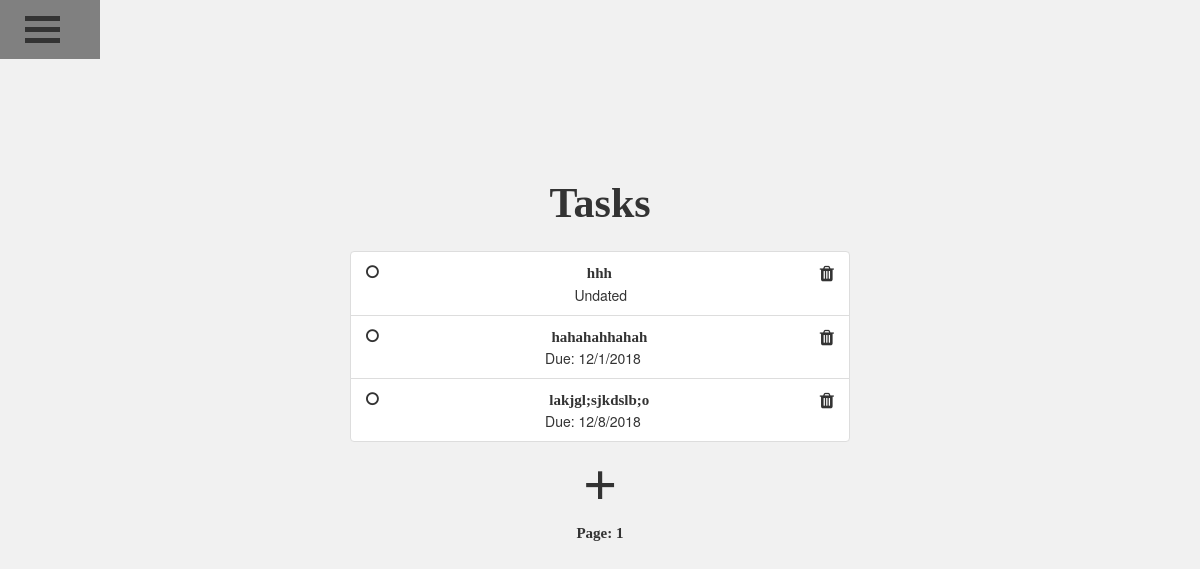
Before: /todo_list (signed in) with the older database file.
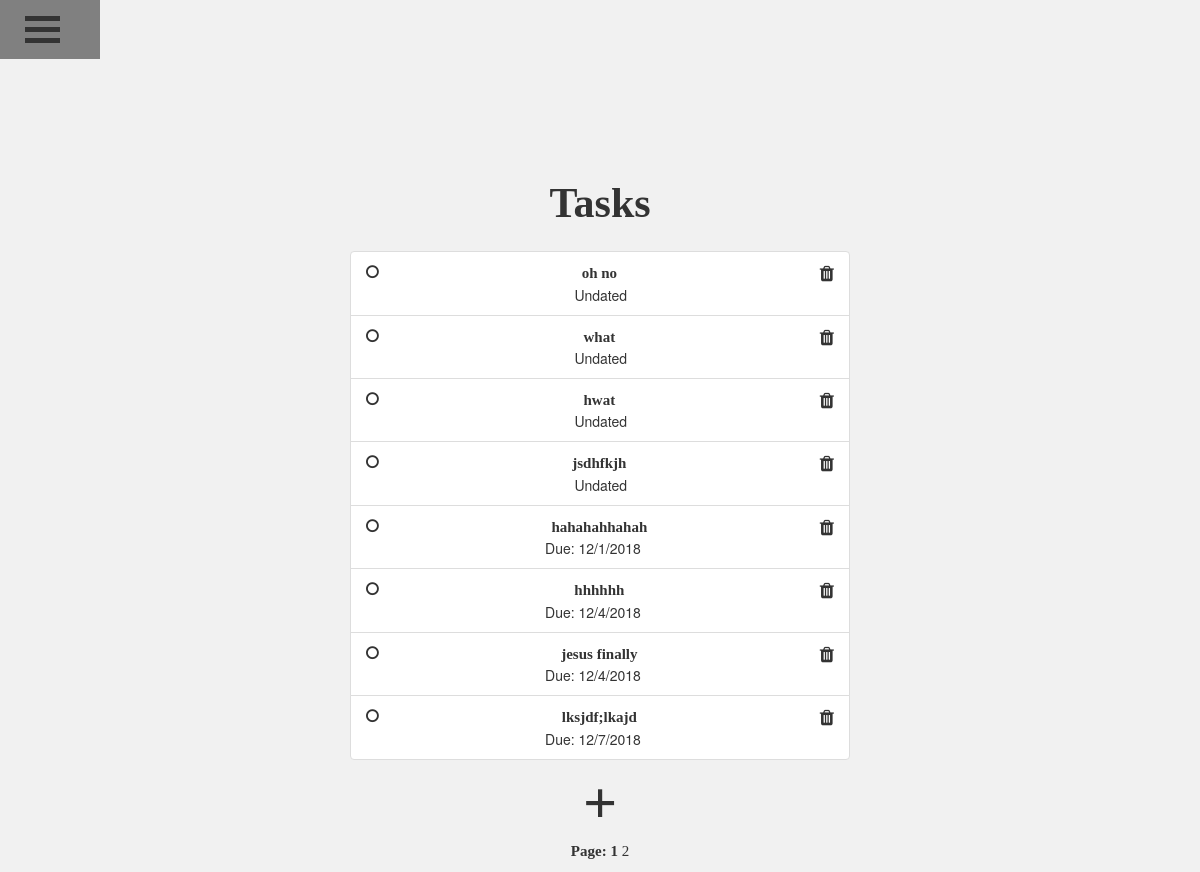
After: the same page with the newer database file.
### Application/models.py (models this page shows)
class Task(db.Model):
	id = db.Column(db.Integer, primary_key=True)
	title = db.Column(db.String(20))
	description = db.Column(db.String(200))
	complete = db.Column(db.Boolean, nullable=False, default=False)
	due = db.Column(db.DateTime, nullable=True)
	user = db.Column(db.Integer, db.ForeignKey('user.id'), nullable=False)

### Application/routes.py (the view)
@application.route('/todo_list')
@login_required
def ToDoList():
	page = request.args.get('page', 1, type=int)
	tasks = Task.query.filter_by(author=current_user)\
	.order_by(Task.due.asc())\
	.paginate(page=page, per_page=8)
	return render_template('/todo_list.html', title='ToDoList', tasks=tasks, user=current_user)

### Application/models.py (called while the page is built)
@login_manager.user_loader # loads in user
def load_user(user_id):
	return User.query.get(int(user_id))

### Application/templates/todo_list.html (shortened to what this page needs)
{% extends "layout.html" %}
{% block content %}
<link rel="stylesheet" href="https://cdnjs.cloudflare.com/ajax/libs/font-awesome/4.7.0/css/font-awesome.min.css">
<div align="center">
    <div class="row">
	    <div class="col-sm">
		    <h2>Tasks</h2>
	    </div>
    </div>
    <div class="list-group-flush" id="tasks" style="padding-top: 15px">
		{% for task in tasks.items %}
            <div class="list-group-item list-group-item-primary">
				<a href="/task/{{ task.id }}/delete" style="float: right; font-size: 18px"><i class="fa fa-trash"></i></a>
				{% if task.complete %}
	                <a href="/task/{{ task.id }}/complete" style="float: left">
						<div id="checking" onclick="checked(this)">
							<i class="fa fa-dot-circle-o"></i>
						</div>
					</a>
	            	<a style="text-decoration: line-through;" href="{{ url_for('view', task_id=task.id )}}" target="_blank">{{ task.title }}</a><br>
				{% else %}
					<a href="/task/{{ task.id }}/complete" style="float: left">
						<div id="checking" onclick="checked(this)">
							<i class="fa fa-circle-o"></i>
						</div>
					</a>
					<a style="text-decoration: none;" href="{{ url_for('view', task_id=task.id )}}" target="_blank">{{ task.title }}</a><br>
				{% endif %}
				{% if task.due != None %}
					Due: {{ task.due.month|string+'/'+task.due.day|string+'/'+ task.due.year|string }}<br>
				{% else %}
					&nbsp;&nbsp;&nbsp;&nbsp;Undated<br>
				{% endif %}
	        </div>
		{% endfor %}
    </div>
</div>
<div align="center" style="padding-bottom: 15px;">
    <form method='GET' action ='/task/new'>
   		<button href="/task/new" class="addButton">+</button>
   	</form>
</div>
    <p align="center">Page:
    {% for page_num in tasks.iter_pages(left_edge=1, right_edge=1, left_current=1, right_current=2) %}
    	{% if page_num %}
    		{% if tasks.page == page_num %}
				<a href="{{ url_for('ToDoList', page=page_num) }}" style="font-weight: bold;">{{ page_num }}</a>
			{% else %}
				<a href="{{ url_for('ToDoList', page=page_num) }}" style="font-weight: normal;">{{ page_num }}</a>
			{% endif %}
		{% else %}
			...
		{% endif %}
	{% endfor %}</p>
{% endblock content %}

### Application/templates/layout.html (shortened to what this page needs)
<!DOCTYPE html>
<html>
<head>
    <link rel="stylesheet" href="https://maxcdn.bootstrapcdn.com/bootstrap/3.3.7/css/bootstrap.min.css">
	<link rel="stylesheet" media="screen" href="https://fontlibrary.org/face/now" type="text/css"/>
    <link rel="stylesheet" media="screen" href="{{url_for('static', filename='style.css') }}" type="text/css"/>
</head>
<body style="width: 100%; overflow: hidden;">
	<div class="dropdown" onclick="openNav(this)">
		<button class="open-btn">
			<div class="container">
  				<div class="bar1"></div>
  				<div class="bar2"></div>
  				<div class="bar3"></div>
			</div>
		</button>
    </div>
	<br><br><br><br><br><br><br><br>
	{% block content %}{% endblock %}
</body>
</html>

### Application/static/style.css (style rules this page uses)
html { overflow-x: hidden; }
.list-group-flush { width: 500px; }
.row { padding-left: 45px; padding-right: 45px; }
h2 { font-family: 'Now'; font-weight: bold; font-size: 42px; text-align: center; color: #333; }
p { font-family: 'Now'; font-weight: bold; font-style: normal; font-size: 15px; color: #333; }
a { font-family: 'Now'; font-weight: bold; font-style: normal; font-size: 15px; color: #333; }
body { background-color: #f1f1f1; background-position: center; }
.addButton { background-color: Transparent; background-repeat:no-repeat; border: none; cursor:pointer; overflow: hidden; font-size: 60px; height: 60px; }
form { font-family: 'Now'; font-weight: bold; color: #333333; }
.open-btn { background-color: transparent; padding: 10px; font-size: 20px; border: none; transition: 0.5s ease; z-index: 56; max-width: 100px; }
.dropdown { position: absolute; display: inline-block; }
.container { display: inline-block; cursor: pointer; float: left; }
.bar1, .bar2, .bar3 { width: 35px; height: 5px; background-color: #333; margin: 6px 0; transition: 0.4s; }

Changed rows visible on the page:
removed Task: title "hhh", shows "Undated"
no longer on this page (row unchanged): Task: title "lakjgl;sjkdslb;o", due.month "12/8/2018"
added Task: title "oh no", shows "Undated"
added Task: title "what", shows "Undated"
added Task: title "hwat", shows "Undated"
added Task: title "jsdhfkjh", shows "Undated"
added Task: title "hhhhhh", due.month "12/4/2018"
added Task: title "jesus finally", due.month "12/4/2018"
added Task: title "lksjdf;lkajd", due.month "12/7/2018"
Other visible differences:
new list line: "2"
